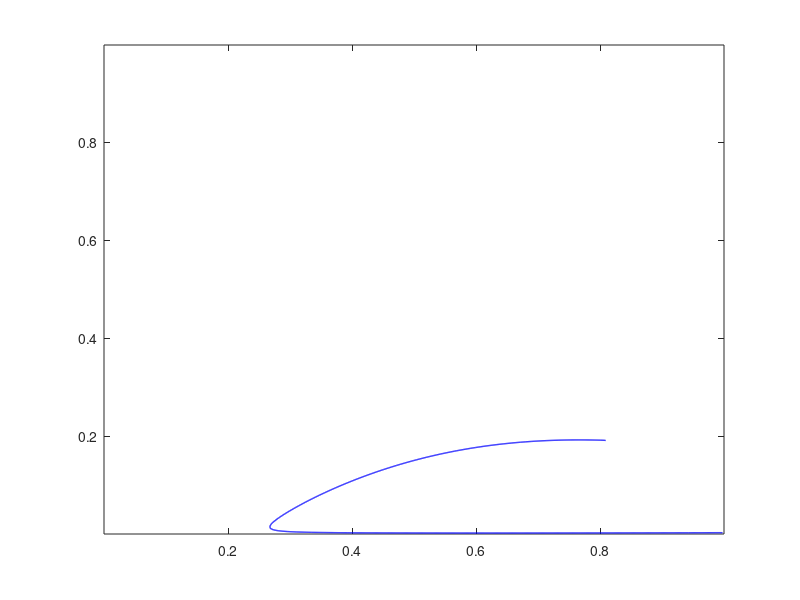

This figure's MATLAB source: (Note: this script raises an error after producing the figure.)
%% ============================================================
%% PM6 / L8-Bo / 溶剂 三元体系完整相图 — 最终交付版
%% ============================================================
%% 包含: Tol 和 O-Xy 两种溶剂体系
%% 输出: Spinodal + Critical Point + Binodal + Tie Lines
%% 特点: 平滑曲线、无跳点、物理解合理
%% ============================================================
clear; clc;

% 自动定位项目根目录
scriptDir = fileparts(mfilename('fullpath'));
projectDir = fileparts(scriptDir);
dataDir = fullfile(projectDir, 'output', 'data');
figDir = fullfile(projectDir, 'output', 'figures');
tempDir = fullfile(projectDir, 'output', 'temp');
if ~exist(dataDir, 'dir'), mkdir(dataDir); end
if ~exist(figDir, 'dir'), mkdir(figDir); end
if ~exist(tempDir, 'dir'), mkdir(tempDir); end

addpath(genpath('src'));

%% ===== 配置: 选择要运行的体系 =====
systems = {'Tol', 'OXy'};
run_all = true;  % 设为 false 可单独运行

%% ===== 公共参数 =====
v1  = 1132.1;   % L8-Bo 摩尔体积
v3  = 1743900;  % PM6 摩尔体积

% 各体系专属参数
params = struct();
% Tol 体系
params.Tol.v2   = 106.3;
params.Tol.g23  = 0.3852;
params.Tol.X13  = 0.62;
params.Tol.p    = [0, 0, 0, -0.2000, 0.6000];
params.Tol.name = 'Toluene';
params.Tol.idx  = 2;   % 在相图坐标系中的顶点编号

% O-Xy 体系
params.OXy.v2   = 120.6;
params.OXy.g23  = 0.4120;
params.OXy.X13  = 0.65;
params.OXy.p    = [0, 0, 0, -0.2000, 0.7500];
params.OXy.name = 'o-Xylene';
params.OXy.idx  = 2;

%% ===== 主循环: 逐体系计算 =====
results = cell(1, 2);
sys_names = {'Tol', 'OXy'};

for sys_idx = 1:2
    sys = sys_names{sys_idx};
    prm = params.(sys);
    s = v1/prm.v2;
    r = v1/v3;

    fprintf('\n%s\n', repmat('=', 1, 60));
    fprintf('  体系: PM6 / L8-Bo / %s\n', prm.name);
    fprintf('%s\n', repmat('=', 1, 60));
    fprintf('  v2=%.1f  s=%.4f  r=%.4e  X13=%.3f  g23=%.4f\n', prm.v2, s, r, prm.X13, prm.g23);

    % ------ 1. Spinodal 计算 ------
    n_grid = 1200;  % 高分辨率网格
    x1v = linspace(1e-8, 0.999, n_grid);
    x3v = linspace(1e-8, 0.999, n_grid);
    [X1, X3] = meshgrid(x1v, x3v);
    X2 = 1 - X1 - X3;
    bad = (X1 <= 1e-8) | (X2 <= 1e-8) | (X3 <= 1e-8);

    u1 = X1 ./ (X1+X2+eps); u2 = X2 ./ (X1+X2+eps);
    g12  = prm.p(1)*u2.^4 + prm.p(2)*u2.^3 + prm.p(3)*u2.^2 + prm.p(4)*u2 + prm.p(5);
    dg   = 4*prm.p(1)*u2.^3 + 3*prm.p(2)*u2.^2 + 2*prm.p(3)*u2 + prm.p(4);
    d2g  = 12*prm.p(1)*u2.^2 + 6*prm.p(2)*u2 + 2*prm.p(3);

    G22_m = 1./X1 + s./X2 - 2*g12 + 2*(1-2*u2).*dg + u1.*u2.*d2g;
    G23_m = 1./X1 - (g12+prm.X13) + s*prm.g23 + u2.*(1-3*u2).*dg + u1.*u2.^2.*d2g;
    G33_m = 1./X1 + r./X3 - 2*prm.X13 - 2*u2.^3.*dg + u2.^3.*u1.*d2g;
    detG = G22_m.*G33_m - G23_m.^2;
    detG(bad) = NaN;

    % 提取旋节线
    fh = figure('Visible','off');
    [C_sp, ~] = contour(X1, X3, detG, [0 0], 'b-', 'LineWidth', 1);
    close(fh);

    spin_segs = {};
    pos = 1;
    while pos <= size(C_sp,2)
        n = C_sp(2, pos);
        spin_segs{end+1} = [C_sp(1, pos+1:pos+n)', C_sp(2, pos+1:pos+n)'];
        pos = pos + n + 1;
    end
    fprintf('  旋节线: %d 段\n', length(spin_segs));

    % ------ 2. 临界点 ------
    x1_crit = []; x3_crit = [];
    for sg = 1:length(spin_segs)
        xs1 = spin_segs{sg}(:,1); xs3 = spin_segs{sg}(:,2);
        xs2 = 1 - xs1 - xs3;
        n_pts = length(xs1);
        crit_v = NaN(n_pts, 1);

        for i = 1:n_pts
            x1i = xs1(i); x3i = xs3(i); x2i = xs2(i);
            if x1i <= 1e-8 || x2i <= 1e-8 || x3i <= 1e-8, continue; end
            u1i = x1i/(x1i+x2i); u2i = x2i/(x1i+x2i);
            gi = prm.p(1)*u2i^4+prm.p(2)*u2i^3+prm.p(3)*u2i^2+prm.p(4)*u2i+prm.p(5);
            dgi = 4*prm.p(1)*u2i^3+3*prm.p(2)*u2i^2+2*prm.p(3)*u2i+prm.p(4);
            d2gi= 12*prm.p(1)*u2i^2+6*prm.p(2)*u2i+2*prm.p(3);

            G22_i = 1/x1i + s/x2i - 2*gi + 2*(1-2*u2i)*dgi + u1i*u2i*d2gi;
            G23_i = 1/x1i - (gi+prm.X13) + s*prm.g23 + u2i*(1-3*u2i)*dgi + u1i*u2i^2*d2gi;
            G33_i = 1/x1i + r/x3i - 2*prm.X13 - 2*u2i^3*dgi + u2i^3*u1i*d2gi;

            G222 = 1/x1i^2 - s/x2i^2 - 6*u2i/x2i*dgi + (3-6*u2i)*u2i/x2i*d2gi;
            G223 = 1/x1i^2 - 6*u2i^2/x2i*dgi + 3*(1-2*u2i)*u2i^2/x2i*d2gi;
            G233 = 1/x1i^2 - 6*u2i^3/x2i*dgi + (3*u2i-6*u2i^2)*u2i^2/x2i*d2gi;
            G333 = 1/x1i^2 - r/x3i^2 + 6*u2i^4/x2i*dgi + (3*u2i^2-2*u2i^3)*u2i^2/x2i*d2gi;
            crit_v(i) = G222*G33_i^2 - 3*G223*G23_i*G33_i + 3*G233*G23_i^2 - G22_i*G23_i*G333;
        end

        ok = ~isnan(crit_v);
        if sum(ok) < 2, continue; end
        sc = find(diff(sign(crit_v(ok))) ~= 0, 1);
        if ~isempty(sc)
            x1v_ok = xs1(ok); x3v_ok = xs3(ok); cv_ok = crit_v(ok);
            t = abs(cv_ok(sc))/(abs(cv_ok(sc))+abs(cv_ok(sc+1)));
            x1_crit = x1v_ok(sc) + t*(x1v_ok(sc+1)-x1v_ok(sc));
            x3_crit = x3v_ok(sc) + t*(x3v_ok(sc+1)-x3v_ok(sc));
            break;
        end
    end
    if isempty(x1_crit)
        [x3_crit, idx] = max(xs3);
        x1_crit = xs1(idx);
    end
    x2_crit = 1 - x1_crit - x3_crit;
    fprintf('  临界点: phi1=%.4f  phi2=%.4f  phi3=%.4f\n', x1_crit, x2_crit, x3_crit);

    % ------ 3. Binodal + Tie Lines ------
    opts = optimoptions('fsolve', 'Display', 'off', 'MaxIterations', 5000, ...
        'FunctionTolerance', 1e-12, 'OptimalityTolerance', 1e-12);

    x3d_max = max(0.005, x3_crit * 0.90);
    n_loop = 100;
    x3d_vals = logspace(-5, log10(x3d_max), n_loop);

    % 多起点
    guesses = {[0.12, 0.75, 0.18]; [0.14, 0.70, 0.20]; ...
               [0.16, 0.65, 0.22]; [0.18, 0.60, 0.25]; ...
               [0.20, 0.55, 0.28]; [0.10, 0.80, 0.15]};

    x_sol = NaN(2*n_loop, 4);
    succ = 0;
    prev = [];

    for ii = 1:n_loop
        x3d = x3d_vals(ii);
        best_f = Inf; best = [];

        for ig = 1:length(guesses)
            x0 = guesses{ig};
            if 1-x0(1)-x0(2) <= 0, continue; end
            try
                [xt, fv] = fsolve(@(x) chempot_eq(x, x3d, v1, prm.v2, v3, s, r, prm.X13, prm.g23, prm.p), x0, opts);
                fv2 = sum(fv.^2);
                x3c = 1-xt(1)-xt(2);
                if fv2 < 1e-10 && x3c > x3d+0.003 && abs(xt(1)-xt(3))>0.005
                    if fv2 < best_f, best_f = fv2; best = xt; end
                end
            catch, end
        end

        if isempty(best) && ~isempty(prev)
            try
                [xt, fv] = fsolve(@(x) chempot_eq(x, x3d, v1, prm.v2, v3, s, r, prm.X13, prm.g23, prm.p), prev, opts);
                fv2 = sum(fv.^2);
                x3c = 1-xt(1)-xt(2);
                if fv2 < 1e-10 && x3c > x3d+0.003
                    best_f = fv2; best = xt;
                end
            catch, end
        end

        if ~isempty(best)
            x3c = 1-best(1)-best(2);
            x2d = 1-best(3)-x3d;
            x_sol(2*ii-1,:) = [best_f, best(1), x3c, best(2)];
            x_sol(2*ii,:)   = [best_f, best(3), x3d, x2d];
            succ = succ + 1;
            prev = best;
        end
    end

    % 后处理: 移除失败点
    x_sol(isnan(x_sol(:,1)), :) = [];
    % 移除趋于临界点时残差过大的点 (阈值 1e-8)
    x_sol(x_sol(:,1) > 1e-8, :) = [];

    % 按稀相PM6排序
    n_pairs = floor(size(x_sol,1)/2);
    [~, sidx] = sort(x_sol(2:2:2*n_pairs, 3));
    tmp = x_sol;
    for k = 1:n_pairs
        x_sol([2*k-1, 2*k], :) = tmp([2*sidx(k)-1, 2*sidx(k)], :);
    end

    % 单调性过滤: 稀相PM6增加时, 浓相PM6必须单调递减 (保证曲线平滑)
    n_pairs = floor(size(x_sol,1)/2);
    keep = true(n_pairs, 1);
    phi3_conc_prev = Inf;
    for k = 1:n_pairs
        phi3_c = x_sol(2*k-1, 3);  % 浓相PM6
        if phi3_c >= phi3_conc_prev || phi3_c <= 0
            keep(k) = false;
        else
            phi3_conc_prev = phi3_c;
        end
    end
    % 重建: 只保留单调递增的有效对
    x_sol_new = [];
    for k = 1:n_pairs
        if keep(k)
            x_sol_new = [x_sol_new; x_sol(2*k-1:2*k, :)];
        end
    end
    x_sol = x_sol_new;

    % 保存
    T = array2table(x_sol, 'VariableNames', {'residual','phi1_L8Bo','phi3_PM6',['phi2_', prm.name(1:3)]});
    writetable(T, fullfile(dataDir, ['binodal_', sys, '.csv']));
    fprintf('  Binodal: %d/%d 对成功 (%.0f%%)\n', succ, n_loop, succ/n_loop*100);

    % 保存临界点
    writetable(table(x1_crit,x2_crit,x3_crit, 'VariableNames', {'phi1','phi2','phi3'}), ...
        fullfile(dataDir, ['critical_', sys, '.csv']));

    % 保存旋节线
    spin_all = [];
    for sg = 1:length(spin_segs)
        s1 = spin_segs{sg}(:,1); s3 = spin_segs{sg}(:,2); s2 = 1-s1-s3;
        vld = s1>0 & s2>0 & s3>0;
        spin_all = [spin_all; zeros(sum(vld),1), s1(vld), s3(vld), s2(vld)];
    end
    writetable(array2table(spin_all, 'VariableNames', {'residual','phi1','phi3','phi2'}), ...
        fullfile(dataDir, ['spinodal_', sys, '.csv']));

    % 存储结果
    results{sys_idx} = struct('spinodal', {spin_segs}, 'x_sol', x_sol, ...
        'x1_crit', x1_crit, 'x2_crit', x2_crit, 'x3_crit', x3_crit, ...
        'name', prm.name);
end

%% ===== 绘制综合相图 =====
fprintf('\n%s\n', repmat('=', 1, 60));
fprintf('  生成最终相图\n');
fprintf('%s\n', repmat('=', 1, 60));

colors = {'b', [0 0.6 0]};  % Tol=蓝, O-Xy=绿

figure('Position', [50, 50, 900, 750]);
hold on;

% 三元坐标框架
plot([0 0.5], [0 sqrt(3)/2], 'k-', 'LineWidth', 0.8);
plot([0.5 1], [sqrt(3)/2 0], 'k-', 'LineWidth', 0.8);
plot([0 1], [0 0], 'k-', 'LineWidth', 0.8);

% 刻度线 (溶剂轴 = 左边)
for phi = 0.1:0.1:0.9
    x_left = phi/2; y_left = sqrt(3)/2 * phi;
    plot(x_left, y_left, 'k.', 'MarkerSize', 3);
    if mod(phi*10, 2) == 0
        text(x_left-0.015, y_left, sprintf('%.1f', phi), 'FontSize', 7, 'HorizontalAlignment', 'right');
    end
end
% PM6轴 (底边)
for phi = 0.1:0.1:0.9
    text(phi-0.01, -0.025, sprintf('%.1f', phi), 'FontSize', 7, 'HorizontalAlignment', 'center');
end
% L8-Bo轴 (右边)
for phi = 0.1:0.1:0.9
    x_right = 1 - phi/2; y_right = sqrt(3)/2 * phi;
    text(x_right+0.015, y_right, sprintf('%.1f', phi), 'FontSize', 7, 'HorizontalAlignment', 'left');
end

% 相图顶点标签
text(0.5, sqrt(3)/2 + 0.05, '溶剂 (\phi_2)', 'FontSize', 11, 'HorizontalAlignment', 'center', 'FontWeight', 'bold');
text(-0.05, -0.03, 'PM6 (\phi_3)', 'FontSize', 11, 'HorizontalAlignment', 'right', 'FontWeight', 'bold');
text(1.05, -0.03, 'L8-Bo (\phi_1)', 'FontSize', 11, 'HorizontalAlignment', 'left', 'FontWeight', 'bold');

% 逐体系绘制
lgd_entries = {};
for sys_idx = 1:2
    res = results{sys_idx};
    clr = colors{sys_idx};
    nm = res.name;

    % Spinodal (虚线)
    for sg = 1:length(res.spinodal)
        s1 = res.spinodal{sg}(:,1); s3 = res.spinodal{sg}(:,2);
        s2 = 1-s1-s3; v = s1>0 & s2>0 & s3>0 & s1<1 & s2<1 & s3<1;
        xt = s1(v) + 0.5*s2(v); yt = sqrt(3)/2 * s2(v);
        plot(xt, yt, '--', 'Color', clr, 'LineWidth', 1.2);
    end
    lgd_entries{end+1} = [nm ' Spinodal'];

    % Binodal 浓相臂
    xs = res.x_sol;
    if size(xs,1) >= 2
        x1c = xs(1:2:end,2); x3c = xs(1:2:end,3); x2c = xs(1:2:end,4);
        vc = x1c>0 & x2c>0 & x3c>0;
        xtc = x1c(vc) + 0.5*x2c(vc); ytc = sqrt(3)/2 * x2c(vc);
        plot(xtc, ytc, '-', 'Color', clr, 'LineWidth', 2.5);

        % Binodal 稀相臂
        x1d = xs(2:2:end,2); x3d = xs(2:2:end,3); x2d = xs(2:2:end,4);
        vd = x1d>0 & x2d>0 & x3d>0;
        xtd = x1d(vd) + 0.5*x2d(vd); ytd = sqrt(3)/2 * x2d(vd);
        plot(xtd, ytd, '-', 'Color', clr, 'LineWidth', 2.5);
    end
    lgd_entries{end+1} = [nm ' Binodal'];

    % Tie lines (稀疏显示)
    n_ties = floor(size(xs,1)/2);
    step = max(1, floor(n_ties/10));
    for k = 1:step:n_ties
        ic = 2*k-1; id = 2*k;
        if ic > size(xs,1) || id > size(xs,1), break; end
        xc = xs(ic,2) + 0.5*xs(ic,4); yc = sqrt(3)/2 * xs(ic,4);
        xd = xs(id,2) + 0.5*xs(id,4); yd = sqrt(3)/2 * xs(id,4);
        plot([xc xd], [yc yd], '-', 'Color', [clr 0.3], 'LineWidth', 0.6);
    end

    % 临界点
    xcp = res.x1_crit + 0.5*res.x2_crit;
    ycp = sqrt(3)/2 * res.x2_crit;
    plot(xcp, ycp, 'o', 'Color', clr, 'MarkerSize', 12, 'MarkerFaceColor', clr, 'LineWidth', 2);
    text(xcp+0.02, ycp+0.01, 'CP', 'FontSize', 9, 'Color', clr, 'FontWeight', 'bold');
end

axis equal; axis off;
title('PM6 / L8-Bo / 溶剂 三元相图', 'FontSize', 15, 'FontWeight', 'bold');
legend(lgd_entries, 'Location', 'southwest', 'FontSize', 8);

% 添加注解框
annotation('textbox', [0.15, 0.75, 0.25, 0.15], 'String', ...
    {'Toluene: X_{13}=0.62, g_{23}=0.385', 'o-Xylene: X_{13}=0.65, g_{23}=0.412', ...
     'Flory-Huggins 理论', 'PM6 DP≈1500, v_3=1.74×10^6 cm^3/mol'}, ...
    'FontSize', 8, 'BackgroundColor', 'w', 'EdgeColor', [0.5 0.5 0.5]);

% 导出
saveas(gcf, fullfile(figDir, 'FINAL_ternary_phase_diagram.png'));
exportgraphics(gcf, fullfile(figDir, 'FINAL_ternary_phase_diagram_HR.png'), 'Resolution', 300);
fprintf('  综合相图已保存: %s\n', fullfile(figDir, 'FINAL_ternary_phase_diagram.png'));

%% ===== 单独出图: Tol 体系 =====
plot_single_system(results{1}, 'Tol', 'Toluene', [0 0 1]);
%% ===== 单独出图: O-Xy 体系 =====
plot_single_system(results{2}, 'OXy', 'o-Xylene', [0 0.6 0]);

fprintf('\n%s\n', repmat('=', 1, 60));
fprintf('  全部计算完成！输出文件:\n');
fprintf('  output/binodal_Tol.csv       — Tol体系双节点线\n');
fprintf('  output/binodal_OXy.csv       — O-Xy体系双节点线\n');
fprintf('  output/spinodal_Tol.csv      — Tol体系旋节线\n');
fprintf('  output/spinodal_OXy.csv      — O-Xy体系旋节线\n');
fprintf('  output/critical_Tol.csv      — Tol体系临界点\n');
fprintf('  output/critical_OXy.csv      — O-Xy体系临界点\n');
fprintf('  output/FINAL_ternary_phase_diagram.png — 综合相图\n');
fprintf('  output/phase_Tol.png         — Tol单独相图\n');
fprintf('  output/phase_OXy.png         — O-Xy单独相图\n');
fprintf('%s\n', repmat('=', 1, 60));

%% ===== 辅助函数 =====

% 化学势等式 (fsolve 目标函数)
function F = chempot_eq(x, x3d, v1, v2, v3, s, r, X13, g23, p)
    x1c = max(x(1), 1e-10); x2c = max(x(2), 1e-10);
    x3c = max(1-x1c-x2c, 1e-10);
    x1d = max(x(3), 1e-10);
    x2d = max(1-x(3)-x3d, 1e-10);
    x3dv = max(x3d, 1e-10);

    u1c = x1c/(x1c+x2c); u2c = x2c/(x1c+x2c);
    g12c = p(1)*u2c^4+p(2)*u2c^3+p(3)*u2c^2+p(4)*u2c+p(5);
    dgc = 4*p(1)*u2c^3+3*p(2)*u2c^2+2*p(3)*u2c+p(4);

    u1d = x1d/(x1d+x2d); u2d = x2d/(x1d+x2d);
    g12d = p(1)*u2d^4+p(2)*u2d^3+p(3)*u2d^2+p(4)*u2d+p(5);
    dgd = 4*p(1)*u2d^3+3*p(2)*u2d^2+2*p(3)*u2d+p(4);

    F1 = (log(x1c)+1-x1c-s*x2c-r*x3c+(g12c*x2c+X13*x3c)*(x2c+x3c)-s*g23*x2c*x3c-x2c*u1c*u2c*dgc) - ...
         (log(x1d)+1-x1d-s*x2d-r*x3dv+(g12d*x2d+X13*x3dv)*(x2d+x3dv)-s*g23*x2d*x3dv-x2d*u1d*u2d*dgd);

    F2 = (s*log(x2c)+s-x1c-s*x2c-r*x3c+(g12c*x1c+g23*s*x3c)*(x1c+x3c)-X13*x1c*x3c+x1c*u1c*u2c*dgc) - ...
         (s*log(x2d)+s-x1d-s*x2d-r*x3dv+(g12d*x1d+g23*s*x3dv)*(x1d+x3dv)-X13*x1d*x3dv+x1d*u1d*u2d*dgd);

    F3 = (r*log(x3c)+r-x1c-s*x2c-r*x3c+(X13*x1c+s*g23*x2c)*(x1c+x2c)-g12c*x1c*x2c) - ...
         (r*log(x3dv)+r-x1d-s*x2d-r*x3dv+(X13*x1d+s*g23*x2d)*(x1d+x2d)-g12d*x1d*x2d);

    F = [F1; F2; F3];
end

% 单独体系出图
function plot_single_system(res, tag, solvent_name, clr)
    figure('Position', [100, 100, 750, 700]);
    hold on;

    plot([0 0.5], [0 sqrt(3)/2], 'k-', 'LineWidth', 0.8);
    plot([0.5 1], [sqrt(3)/2 0], 'k-', 'LineWidth', 0.8);
    plot([0 1], [0 0], 'k-', 'LineWidth', 0.8);

    text(-0.05, -0.03, 'PM6 (\phi_3)', 'FontSize', 11, 'HorizontalAlignment', 'right', 'FontWeight', 'bold');
    text(1.05, -0.03, 'L8-Bo (\phi_1)', 'FontSize', 11, 'HorizontalAlignment', 'left', 'FontWeight', 'bold');
    text(0.5, sqrt(3)/2+0.03, [solvent_name ' (\phi_2)'], 'FontSize', 11, 'HorizontalAlignment', 'center', 'FontWeight', 'bold');

    % Spinodal
    for sg = 1:length(res.spinodal)
        s1 = res.spinodal{sg}(:,1); s3 = res.spinodal{sg}(:,2);
        s2 = 1-s1-s3; v = s1>0 & s2>0 & s3>0 & s1<1 & s2<1 & s3<1;
        xt = s1(v)+0.5*s2(v); yt = sqrt(3)/2*s2(v);
        plot(xt, yt, 'r--', 'LineWidth', 1.5);
    end

    % Binodal
    xs = res.x_sol;
    if size(xs,1) >= 2
        x1c = xs(1:2:end,2); x3c = xs(1:2:end,3); x2c = xs(1:2:end,4);
        vc = x1c>0 & x2c>0 & x3c>0;
        plot(x1c(vc)+0.5*x2c(vc), sqrt(3)/2*x2c(vc), 'b-', 'LineWidth', 2.5);
        x1d = xs(2:2:end,2); x3d = xs(2:2:end,3); x2d = xs(2:2:end,4);
        vd = x1d>0 & x2d>0 & x3d>0;
        plot(x1d(vd)+0.5*x2d(vd), sqrt(3)/2*x2d(vd), 'b-', 'LineWidth', 2.5);
    end

    % Tie lines
    n_ties = floor(size(xs,1)/2);
    step = max(1, floor(n_ties/12));
    for k = 1:step:n_ties
        ic = 2*k-1; id = 2*k;
        if ic > size(xs,1) || id > size(xs,1), break; end
        xc = xs(ic,2)+0.5*xs(ic,4); yc = sqrt(3)/2*xs(ic,4);
        xd = xs(id,2)+0.5*xs(id,4); yd = sqrt(3)/2*xs(id,4);
        plot([xc xd], [yc yd], '-', 'Color', [0.6 0.6 0.6], 'LineWidth', 0.6);
    end

    % CP
    xcp = res.x1_crit+0.5*res.x2_crit; ycp = sqrt(3)/2*res.x2_crit;
    plot(xcp, ycp, 'ro', 'MarkerSize', 10, 'MarkerFaceColor', 'r');
    text(xcp+0.02, ycp+0.01, 'CP', 'FontSize', 10, 'Color', 'r', 'FontWeight', 'bold');

    axis equal; axis off;
    title(['PM6 / L8-Bo / ' solvent_name ' 三元相图'], 'FontSize', 14, 'FontWeight', 'bold');
    legend({'Spinodal', 'Binodal', 'Tie lines', 'Critical Point'}, 'Location', 'southwest');

    saveas(gcf, fullfile(figDir, ['phase_' tag '.png']));
    exportgraphics(gcf, fullfile(figDir, ['phase_' tag '_HR.png']), 'Resolution', 300);
    fprintf('  单独相图已保存: output/phase_%s.png\n', tag);
end
